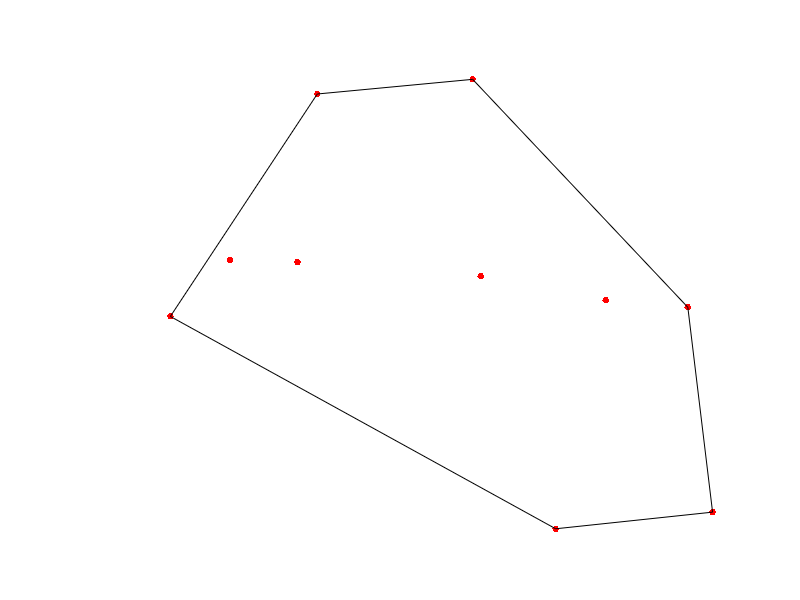

The MATLAB script that drew this image:
P = rand(10, 2);

hull = convhull(P);

% Plot
plot(P(:,1),P(:,2), '.r', 'MarkerSize', 15);
hold on
plot(P(hull,1),P(hull,2), 'k');
set(gca,'XColor', 'none','YColor','none');

saveas(gcf, 'convex_hull.png')